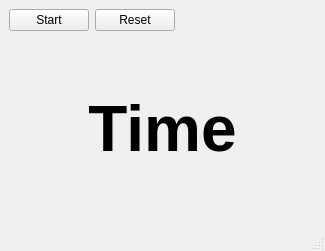
<?xml version="1.0" encoding="UTF-8"?>
<ui version="4.0">
 <class>MainWindow</class>
 <widget class="QMainWindow" name="MainWindow">
  <property name="geometry">
   <rect>
    <x>0</x>
    <y>0</y>
    <width>325</width>
    <height>251</height>
   </rect>
  </property>
  <property name="windowTitle">
   <string>Timer</string>
  </property>
  <widget class="QWidget" name="centralwidget">
   <layout class="QGridLayout" name="gridLayout">
    <item row="0" column="0">
     <layout class="QHBoxLayout" name="horizontalLayout">
      <item>
       <widget class="QPushButton" name="enable">
        <property name="text">
         <string>Start</string>
        </property>
        <property name="checkable">
         <bool>true</bool>
        </property>
       </widget>
      </item>
      <item>
       <widget class="QPushButton" name="reset">
        <property name="text">
         <string>Reset</string>
        </property>
       </widget>
      </item>
      <item>
       <spacer name="horizontalSpacer">
        <property name="orientation">
         <enum>Qt::Horizontal</enum>
        </property>
        <property name="sizeHint" stdset="0">
         <size>
          <width>38</width>
          <height>20</height>
         </size>
        </property>
       </spacer>
      </item>
     </layout>
    </item>
    <item row="2" column="0">
     <layout class="QVBoxLayout" name="verticalLayout">
      <item>
       <widget class="QLabel" name="label">
        <property name="sizePolicy">
         <sizepolicy hsizetype="MinimumExpanding" vsizetype="Expanding">
          <horstretch>0</horstretch>
          <verstretch>0</verstretch>
         </sizepolicy>
        </property>
        <property name="font">
         <font>
          <pointsize>48</pointsize>
          <weight>75</weight>
          <bold>true</bold>
         </font>
        </property>
        <property name="text">
         <string>Time</string>
        </property>
        <property name="alignment">
         <set>Qt::AlignCenter</set>
        </property>
       </widget>
      </item>
     </layout>
    </item>
   </layout>
  </widget>
  <widget class="QMenuBar" name="menubar">
   <property name="geometry">
    <rect>
     <x>0</x>
     <y>0</y>
     <width>325</width>
     <height>22</height>
    </rect>
   </property>
  </widget>
  <widget class="QStatusBar" name="statusbar"/>
 </widget>
 <resources/>
 <connections/>
</ui>
